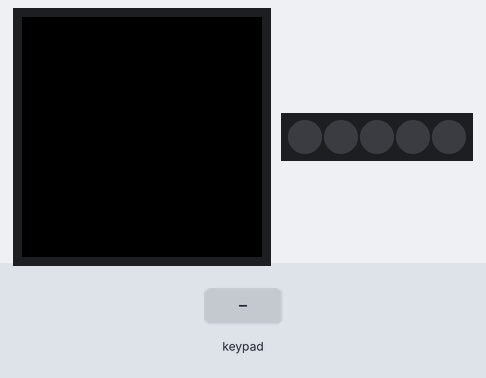
Bench run of a sketch on a simulated Arduino MKR. On the bench: 240×240 colour display, 5 RGB LEDs in strip order, left to right. Inputs (shaded band) come from the test bench. Dim RGB values are drawn brighter than linear; WiFi joins after 1.5 s; servers stay silent unless stated; uploads are accepted with an empty reply; what the sketch prints to the serial monitor is not drawn.

Above: at 2.9 s.
3.0 s: key '3' pressed
At 3.17 s:
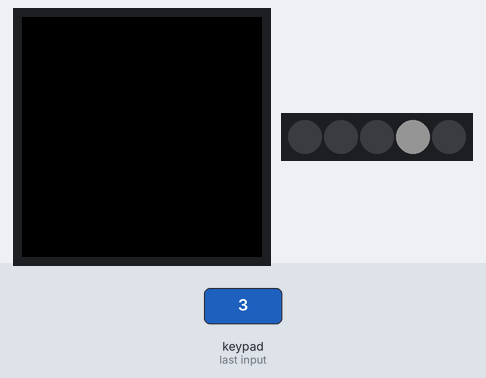
Timing chart, 0 to 6.0 s (numbered marks = the images above; inputs shaded):
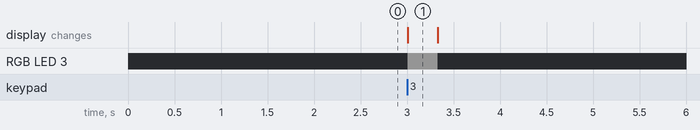

Measured:
- after the input at 3.0 s, RGB LED 3: off → RGB(20, 20, 20) at once, → off 0.32 s later

The sketch:

sketch_may2b.ino
```cpp
#include <SPI.h>
#include <WiFiNINA.h>

#include <Arduino_MKRIoTCarrier.h>
MKRIoTCarrier carrier; //Constructor of the carrier maybe we can include it on the library itself


char ssid[] = "TI Roboter";
char pass[] = "ITRobot!";

IPAddress server(172, 16, 29, 230); // ESP8266 IP

void setup() {
  Serial.begin(115200);
  while (!Serial);

  //Init all the components from the board
  carrier.noCase();
  carrier.begin();

  Serial.println("Connecting WiFi...");

  while (WiFi.begin(ssid, pass) != WL_CONNECTED) {
    Serial.print(".");
    delay(1000);
  }

  Serial.println("\nWiFi connected");
  Serial.print("MKR IP: ");
  Serial.println(WiFi.localIP());

}

bool lastTouch3 = false;
unsigned long lastPressTime = 0;
const unsigned long debounceMs = 300;

void loop() {
  carrier.Buttons.update();

  bool touch3 = carrier.Buttons.getTouch(TOUCH3);

  if (touch3 && !lastTouch3 && millis() - lastPressTime > debounceMs) {
    lastPressTime = millis();

    Serial.println("Touching Button 3");

    carrier.leds.setPixelColor(3, 20, 20, 20);
    carrier.leds.show();

    sendRequest("/toggle");
  }

  if (!touch3) {
    carrier.leds.setPixelColor(3, 0);
    carrier.leds.show();
  }

  lastTouch3 = touch3;

  delay(20);
}

void sendRequest(const char* path) {
  WiFiClient client;

  Serial.print("Connecting to ESP8266 for ");
  Serial.println(path);

  if (!client.connect(server, 80)) {
    Serial.println("Connection FAILED");
    return;
  }

  Serial.print("Connected → sending ");
  Serial.println(path);

  client.print("GET ");
  client.print(path);
  client.println(" HTTP/1.1");
  client.println("Host: 192.168.178.42");
  client.println("Connection: close");
  client.println();

  unsigned long timeout = millis();

  while (millis() - timeout < 5000) {
    while (client.available()) {
      char c = client.read();
      Serial.write(c);
      timeout = millis();
    }

    if (!client.connected()) break;
  }

  client.stop();
  Serial.println("\nDone");
}
```
